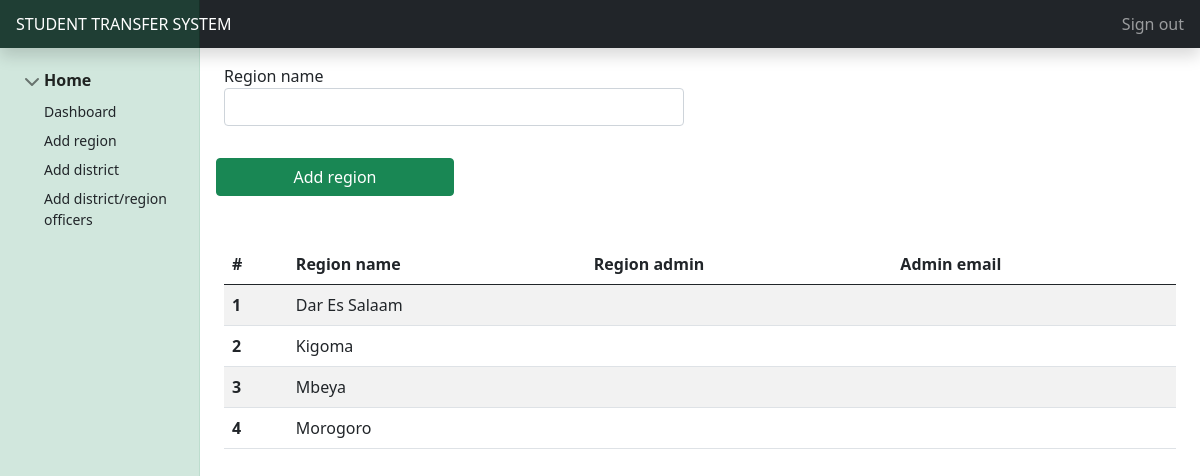
The page /index.php?url=region (signed in) on the database its author committed.
### tables this page shows
CREATE TABLE `regions` (
  `region_id` bigint(5) NOT NULL,
  `region` varchar(50) NOT NULL
);

### includes/includes.php (called while the page is built, shortened)
<?php
class Database
{
    protected $dbConnect = null;
    public function __construct()
    {
        if(!$this->dbConnect) {
            $conn = new mysqli(DB_HOST, DB_USER, DB_PASSWORD, DB_NAME);
        }
        if($conn->connect_error){
            die("Error failed to connect to MySQL: " . $conn->connect_error);
        }else{
            $this->dbConnect = $conn;
        }
    }
    public function getData($sqlQuery)
    {
        $result = mysqli_query($this->dbConnect, $sqlQuery);
        if ( $result->num_rows > 0 ) {
            $data = array();
            while ($row = $result->fetch_assoc()) {
                $data[] = $row;
            }
        }
        return @$data;
    }
}
class  Location extends Database
{
    public function getRegions()
    {
        $sqlQuery = "SELECT * FROM ".$this->regionTable." ORDER BY region ASC";
        return $this->getData($sqlQuery);
    }
}

### includes/add-region.php (the view, shortened to what this page needs)
<?php
$regions = $location->getRegions();
?>
<div class="form">
<form method="POST" class=" row g-3 col-md-6">
    <div class="mb-3">
        <label for="floatingInput">Region name</label>
        <input type="text" name="region" class="form-control" id="floatingInput">
    </div>
    <button type="submit" class="btn btn-success col-md-6" name="add-region">Add region</button>
</form>
</div>
<div class="bd-example mt-5">
<table class="table table-striped">
    <thead>
    <tr>
    <th scope="col">#</th>
    <th scope="col">Region name</th>
    <th scope="col">Region admin</th>
    <th scope="col">Admin email</th>
    </tr>
    </thead>
    <tbody>
<?php
$rownum = 1;
if (@$regions != NULL) {
    for ($i=0; $i < sizeof($regions); $i++) {
        $admin = $user->getRegionAdmin($regions[$i]['region_id']);
        echo '<tr>';
        echo '<th scope="row">'.$rownum.'</th>';
        echo '<td>'.$regions[$i]['region'].'</td>';
        echo '<td>'.@$admin[0]['firstname'].' '.@$admin[0]['lastname'].'</td>';
        echo '<td>'.@$admin[0]['email'].'</td>';
        echo '</tr>';
        $rownum++;
    }
} else {
    echo '<tr>';
    echo '<th scope="row" colspan="8">No results</th>';
    echo '</tr>';
}
?>
    </tbody>
</table>
</div>

### css/style.css (style rules this page uses)
* { box-sizing: border-box; }
html, body { height: 100% !important; width: 100% !important; font-family: "Segoe UI", Tahoma, Geneva, Verdana, sans-serif; font-size: 1rem; }

### rows shown on the page
regions: region "Dar Es Salaam"
regions: region "Kigoma"
regions: region "Mbeya"
regions: region "Morogoro"

### other values the page prints
$systemName "STUDENT TRANSFER SYSTEM"
